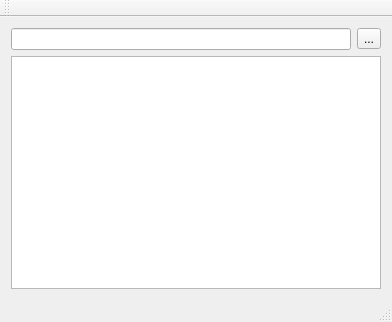
<?xml version="1.0" encoding="UTF-8"?>
<ui version="4.0">
 <class>MainWindow</class>
 <widget class="QMainWindow" name="MainWindow">
  <property name="geometry">
   <rect>
    <x>0</x>
    <y>0</y>
    <width>392</width>
    <height>322</height>
   </rect>
  </property>
  <property name="windowTitle">
   <string>MainWindow</string>
  </property>
  <widget class="QWidget" name="centralWidget">
   <layout class="QVBoxLayout" name="verticalLayout">
    <item>
     <layout class="QHBoxLayout" name="horizontalLayout">
      <item>
       <widget class="QLineEdit" name="lineEdit">
        <property name="readOnly">
         <bool>true</bool>
        </property>
       </widget>
      </item>
      <item>
       <widget class="QToolButton" name="toolButton">
        <property name="text">
         <string>...</string>
        </property>
       </widget>
      </item>
     </layout>
    </item>
    <item>
     <widget class="QTextBrowser" name="textBrowser"/>
    </item>
   </layout>
  </widget>
  <widget class="QMenuBar" name="menuBar">
   <property name="geometry">
    <rect>
     <x>0</x>
     <y>0</y>
     <width>392</width>
     <height>20</height>
    </rect>
   </property>
  </widget>
  <widget class="QToolBar" name="mainToolBar">
   <attribute name="toolBarArea">
    <enum>TopToolBarArea</enum>
   </attribute>
   <attribute name="toolBarBreak">
    <bool>false</bool>
   </attribute>
  </widget>
  <widget class="QStatusBar" name="statusBar"/>
 </widget>
 <layoutdefault spacing="6" margin="11"/>
 <resources/>
 <connections/>
</ui>
